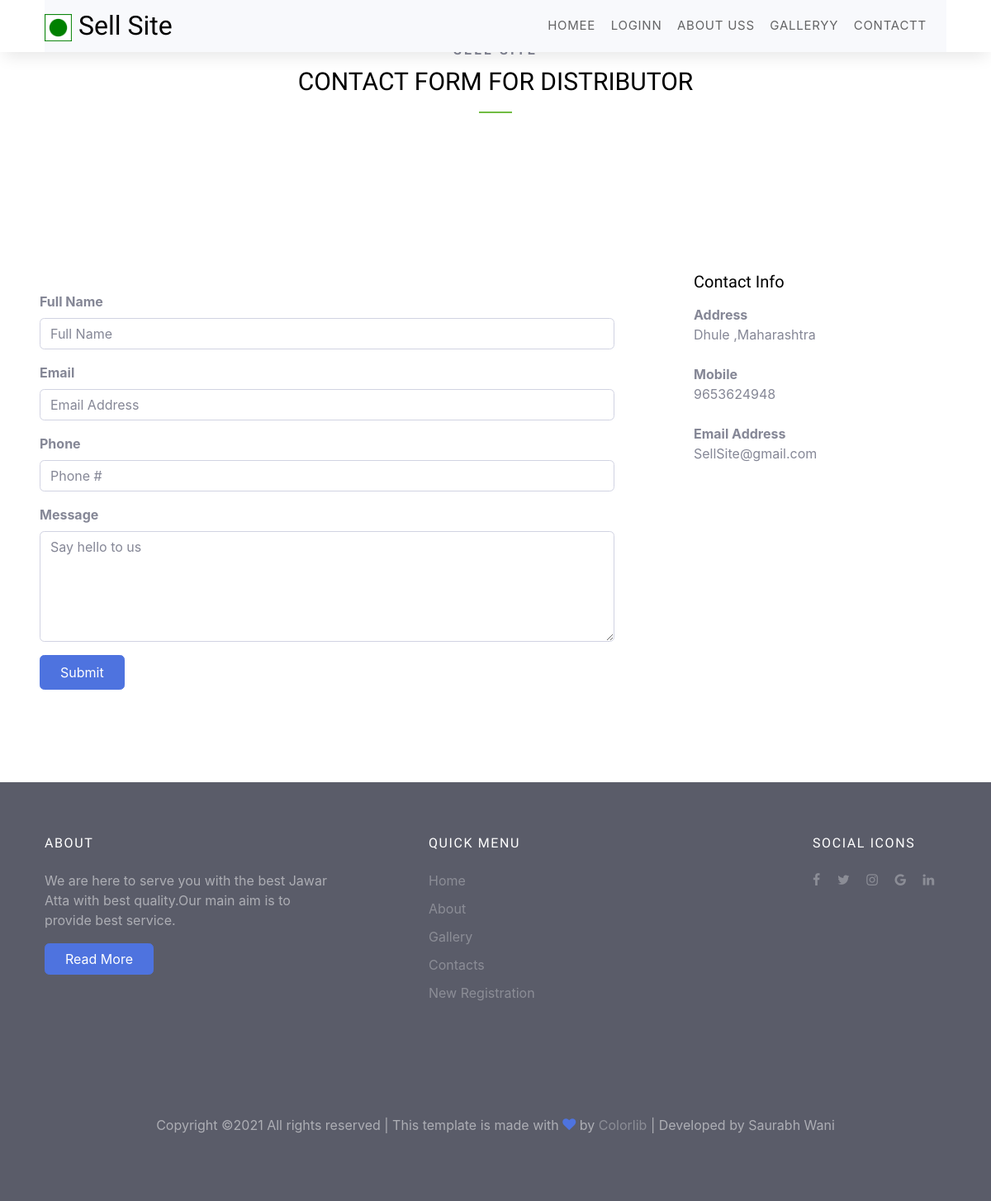
The page /contact.php on the database its author committed.
### tables this page shows
CREATE TABLE `nav` (
  `id` int(100) NOT NULL,
  `image` varchar(1000) NOT NULL,
  `h1` text NOT NULL,
  `h3` text NOT NULL,
  `h4` text NOT NULL,
  `h5` text NOT NULL,
  `h6` text NOT NULL
);

CREATE TABLE `footer` (
  `phone` bigint(20) NOT NULL,
  `email` varchar(100) NOT NULL,
  `location` mediumtext NOT NULL,
  `abtus` varchar(200) NOT NULL,
  `addres` varchar(200) NOT NULL,
  `conno` bigint(20) NOT NULL,
  `facebk` varchar(200) NOT NULL,
  `twt` varchar(200) NOT NULL,
  `linked` varchar(200) NOT NULL,
  `gp` varchar(200) NOT NULL,
  `insta` varchar(200) NOT NULL,
  `id` int(11) NOT NULL
);

### contact.php (the view)
<?php
include('header.php');
?>
<div class="site-section first-section">
      <div class="container">
        <div class="row mb-5">
          <div class="col-md-12 text-center" data-aos="fade">
          <span class="caption d-block mb-2 font-secondary font-weight-bold">Sell Site</span>
            <h2 class="site-section-heading text-uppercase text-center font-secondary">Contact Form For Distributor</h2>
          </div>
        </div>
       </div>
</div>
        <div class="row">
          <div class="col-md-12 col-lg-8 mb-5">
           <form action="contactcon.php" method="post" class="p-5 bg-white">
              <div class="row form-group">
                <div class="col-md-12 mb-3 mb-md-0" data-aos="fade-right" data-aos-delay="100">
                  <label class="font-weight-bold" for="fullname">Full Name</label>
                  <input type="text" id="fullname" name="fname" class="form-control" placeholder="Full Name">
                </div>
              </div>
              <div class="row form-group">
                <div class="col-md-12" data-aos="fade-right" data-aos-delay="100">
                  <label class="font-weight-bold" for="email">Email</label>
                  <input type="email" id="email" class="form-control" name="eml" placeholder="Email Address">
                </div>
              </div>
              <div class="row form-group">
                <div class="col-md-12 mb-3 mb-md-0" data-aos="fade-right" data-aos-delay="100">
                  <label class="font-weight-bold" for="phone">Phone</label>
                  <input type="text" id="phone" pattern="[0-9]{10}" class="form-control" name="phne" placeholder="Phone #">
                </div>
              </div>
              <div class="row form-group">
                <div class="col-md-12" data-aos="fade-right" data-aos-delay="100">
                  <label class="font-weight-bold" for="message">Message</label>
                  <textarea name="message" id="message" cols="30" rows="5" class="form-control" placeholder="Say hello to us"></textarea>
                </div>
              </div>
              <div class="row form-group">
                <div class="col-md-12" data-aos="fade-right" data-aos-delay="100">
                  <button type="submit" name="sub_btn"  class="btn btn-primary text-white px-4 py-2">Submit</button>
                </div>
              </div>
            </form>
          </div>
<?php
$query="SELECT * FROM footer";
$sql=mysqli_query($connection,$query);
if (mysqli_num_rows($sql)>0) {
  while ($row=mysqli_fetch_assoc($sql)) {
    ?>
          <div class="col-lg-4">
            <div class="p-4 mb-3 bg-white">
              <h3 class="h5 text-black mb-3" data-aos="fade-left" data-aos-delay="100">Contact Info</h3>
              <p class="mb-0 font-weight-bold" data-aos="fade-left" data-aos-delay="100">Address</p>
              <p class="mb-4" data-aos="fade-left" data-aos-delay="100"><?php echo $row['addres'];?></p>
              <p class="mb-0 font-weight-bold" data-aos="fade-left" data-aos-delay="100">Mobile</p>
              <p class="mb-4" data-aos="fade-left" data-aos-delay="100"><a><?php echo $row['conno'];?></a></p>
              <p class="mb-0 font-weight-bold" data-aos="fade-left" data-aos-delay="100">Email Address</p>
              <p class="mb-0" data-aos="fade-left" data-aos-delay="100"><?php echo $row['email'];?></p>
            </div>
          </div>
        </div>
        <?php         }
}
else
{
  echo "No Record Found";
}
 ?>
<?php
include('footer.php');
include('script.php');
?>

### header.php (shortened to what this page needs)
<!DOCTYPE html>
<html lang="en">
<head>
  <link rel="stylesheet" href="fonts/icomoon/style.css">
  <link rel="stylesheet" href="css/bootstrap.min.css">
  <link rel="stylesheet" href="css/magnific-popup.css">
  <link rel="stylesheet" href="css/jquery-ui.css">
  <link rel="stylesheet" href="css/owl.carousel.min.css">
  <link rel="stylesheet" href="css/owl.theme.default.min.css">
  <link rel="stylesheet" href="css/bootstrap-datepicker.css">
  <link rel="stylesheet" href="css/animate.css">
  <link rel="stylesheet" href="fonts/flaticon/font/flaticon.css">
  <link rel="stylesheet" href="css/aos.css">
  <link rel="stylesheet" href="css/style.css">
</head>
<body>
  <div class="site-wrap">
    <div class="site-navbar-wrap js-site-navbar bg-white">
      <div class="container">
        <div class="site-navbar bg-light">
          <div class="row align-items-center">
            <div class="col-md-2">
              <h2 class="mb-0 site-logo"><a href="asdfg" class="font-weight-bold text-uppercase">
             <?php
              include('security.php');
              $query="SELECT * FROM nav";
              $sql=mysqli_query($connection,$query);
              if (mysqli_num_rows($sql)>0) {
                while ($row=mysqli_fetch_assoc($sql)) {
                 echo "<img src='admin/image/".$row['image']."' width=33px; height=33px;>";
               }}?>
             Sell Site</a>
           </h2>
         </div>
         <div class="col-md-10">
          <?php
          include('security.php');
          $query="SELECT * FROM nav";
          $sql=mysqli_query($connection,$query);
          if (mysqli_num_rows($sql)>0) {
            while ($row=mysqli_fetch_assoc($sql)) {
             ?>
             <nav class="site-navigation text-right" role="navigation">
              <div class="container">
                <ul class="site-menu js-clone-nav d-none d-lg-block">
                  <li class="#"><a href="asdfg"><?php echo $row['h1'];?></a></li>
                  <li><a href="user/ulogin.php"><?php echo $row['h3'];?></a></li>
                  <li><a href="tyuio"><?php echo $row['h4'];?></a></li>
                  <li><a href="zxcvb"><?php echo $row['h5'];?></a></li>
                  <li><a href="akihdar"><?php echo $row['h6'];?></a></li>
                </ul>
              </div>
            </nav>
          <?php }}?>
        </div>
      </div>
    </div>
  </div>
</div>
<br>

### footer.php (shortened to what this page needs)
<footer class="site-footer bg-dark">
      <div class="container">
      <?php
$query="SELECT * FROM footer";
$sql=mysqli_query($connection,$query);
if (mysqli_num_rows($sql)>0) {
  while ($row=mysqli_fetch_assoc($sql)) {
    ?>
    <div class="row">
          <div class="col-md-4 mb-4 mb-md-0">
            <h3 class="footer-heading mb-4 text-white">About</h3>
            <p><?php echo $row['abtus'];?></p>
            <p><a href="about.php" class="btn btn-primary text-white px-4">Read More</a></p>
          </div>
          <div class="col-md-5 mb-4 mb-md-0 ml-auto">
            <div class="row mb-4">
              <div class="col-md-6">
                <h3 class="footer-heading mb-4 text-white">Quick Menu</h3>
                  <ul class="list-unstyled">
                    <li><a href="asdfg">Home</a></li>
                    <li><a href="tyuio">About</a></li>
                    <li><a href="zxcvb">Gallery</a></li>
                    <li><a href="akihdar">Contacts</a></li>
                    <li><a href="barwas">New Registration</a></li>
                  </ul>
              </div>
            </div>
          </div>
          <div class="col-md-2">
            <div class="row">
            <div class="col-md-12"><h3 class="footer-heading mb-4 text-white">Social Icons</h3></div>
              <div class="col-md-12">
                <p>
                  <a href="<?php echo $row['facebk'];?>" target="_blank" class="pb-2 pr-2 pl-0"><span class="icon-facebook"></span></a>
                  <a href="<?php echo $row['twt'];?>" target="_blank" class="p-2"><span class="icon-twitter"></span></a>
                  <a href="<?php echo $row['insta'];?>" target="_blank" class="p-2"><span class="icon-instagram"></span></a>
                  <a href="<?php echo $row['gp'];?>" target="_blank" class="p-2"><span class="icon-google"></span></a>
                  <a href="<?php echo $row['linked'];?>" target="_blank" class="p-2"><span class="icon-linkedin"></span></a>
                </p>
              </div>
          </div>
          </div>
        </div>
        <div class="row pt-5 text-center">
          <div class="col-md-12">
            <p>
            Copyright &copy;<script>document.write(new Date().getFullYear());</script> All rights reserved | This template is made with <i class="icon-heart text-primary" aria-hidden="true"></i> by <a href="https://colorlib.com" target="_blank" >Colorlib</a> | Developed by Saurabh Wani
            </p>
          </div>
        </div>
      </div>
    </footer>
    <?php         }
}
else
{
  echo "No Record Found";
}
 ?>

### css/style.css (style rules this page uses)
body { line-height: 1.7; color: rgba(0, 0, 0, 0.5); font-weight: 400; font-size: 1rem; font-family: SFMono-Regular, Menlo, Monaco, Consolas, "Liberation Mono", "Courier New", monospace; font-family: "Work Sans", -apple-system, BlinkMacSystemFont, "Segoe UI", Roboto, "Helvetica Neue", Arial, "Noto Sans", sans-serif, "Apple Color Emoji", "Segoe UI Emoji", "Segoe UI Symbol", "Noto Color Emoji"; background: #f4f4f4; background-size: cover; background-attachment: fixed; background-repeat: no-repeat; }
h1, h2, h3, h4, h5, .h1, .h2, .h3, .h4, .h5 { color: #000; }
a { -webkit-transition: .3s all ease; -o-transition: .3s all ease; transition: .3s all ease; }
.font-secondary, h1, h2, h3, h4, h5, .h1, .h2, .h3, .h4, .h5 { font-family: "Oswald", arial, sans-serif; }
.text-black { color: #000 !important; }
.form-control { border-radius: 0px; }
.btn { border-radius: 0px; }
.site-wrap { max-width: 1200px; margin: 0 auto; overflow: hidden; position: relative; -webkit-box-shadow: 0 0 20px 0 rgba(0, 0, 0, 0.1); box-shadow: 0 0 20px 0 rgba(0, 0, 0, 0.1); background: #fff; }
.site-wrap:before { -webkit-transition: .3s all ease-in-out; -o-transition: .3s all ease-in-out; transition: .3s all ease-in-out; background: rgba(0, 0, 0, 0.6); content: ""; position: absolute; z-index: 2000; top: 0; left: 0; right: 0; bottom: 0; opacity: 0; visibility: hidden; }
.form-control { height: 47px; }
.site-section { padding: 3em 0; }
@media (min-width: 768px) { .site-section { padding: 7em 0; } }
.site-section-heading { font-size: 30px; position: relative; padding-bottom: 20px; }
.site-section-heading:before { content: ""; left: 0%; bottom: 0; position: absolute; width: 40px; height: 2px; background: #71bc42; }
.site-section-heading.text-center:before { content: ""; left: 50%; bottom: 0; -webkit-transform: translateX(-50%); -ms-transform: translateX(-50%); transform: translateX(-50%); position: absolute; width: 40px; height: 2px; background: #71bc42; }
.site-footer { padding: 4em 0; background: #1e1e1c; color: rgba(255, 255, 255, 0.5); }
.site-footer .footer-heading { font-size: 1rem; text-transform: uppercase; letter-spacing: .1em; }
.site-footer a { color: rgba(255, 255, 255, 0.3); }
.site-footer ul li { margin-bottom: 10px; }
.site-navbar-wrap { position: relative; z-index: 99; padding: 0px 0; width: 100%; left: 0; -webkit-transition: .3s all ease; -o-transition: .3s all ease; transition: .3s all ease; -webkit-box-shadow: 0 10px 20px -5px rgba(0, 0, 0, 0.1); box-shadow: 0 10px 20px -5px rgba(0, 0, 0, 0.1); }
.site-navbar-top, .site-navbar { border-bottom: 1px solid rgba(0, 0, 0, 0.1); }
.site-navbar { margin-bottom: 0px; width: 100%; border-bottom: none; background: #fff !important; }
.site-navbar .site-logo { font-weight: 200; }
.site-navbar .site-logo a { font-weight: 200; font-size: 26px; color: #000; }
.site-navbar .site-navigation .site-menu { margin-bottom: 0; }
.site-navbar .site-navigation .site-menu a { text-decoration: none !important; font-size: 15px; display: inline-block; }
.site-navbar .site-navigation .site-menu > li { display: inline-block; padding: 10px 5px; }
.site-navbar .site-navigation .site-menu > li > a { padding: 10px 2px; text-transform: uppercase; letter-spacing: .05em; color: rgba(0, 0, 0, 0.6); font-size: 15px; text-decoration: none !important; }
.site-navbar .site-navigation .site-menu > li:last-child { padding-right: 0; }
.site-navbar .site-navigation .site-menu > li:last-child > a { padding-right: 0; }
.site-mobile-menu .site-nav-wrap { padding: 0; margin: 0; list-style: none; position: relative; }
.site-mobile-menu .site-nav-wrap a { padding: 10px 20px; display: block; position: relative; color: #212529; }
.site-mobile-menu .site-nav-wrap li { position: relative; display: block; }
.site-mobile-menu .site-nav-wrap > li { display: block; position: relative; float: left; width: 100%; }
.site-mobile-menu .site-nav-wrap > li > a { padding-left: 20px; font-size: 20px; }
.caption { font-size: 16px; letter-spacing: .2em; text-transform: uppercase; }
.first-section { position: relative; z-index: 5; margin-top: -150px; }

### rows shown on the page
nav: image (picture), h1 "HOMEE", h3 "LOGINN", h4 "ABOUT USS", h5 "GALLERYY", h6 "CONTACTT"
footer: addres "Dhule ,Maharashtra", conno "9653624948", email "SellSite@gmail.com", abtus "We are here to serve you with the best Jawar Atta with best quality.Our main aim is to provide best service."
